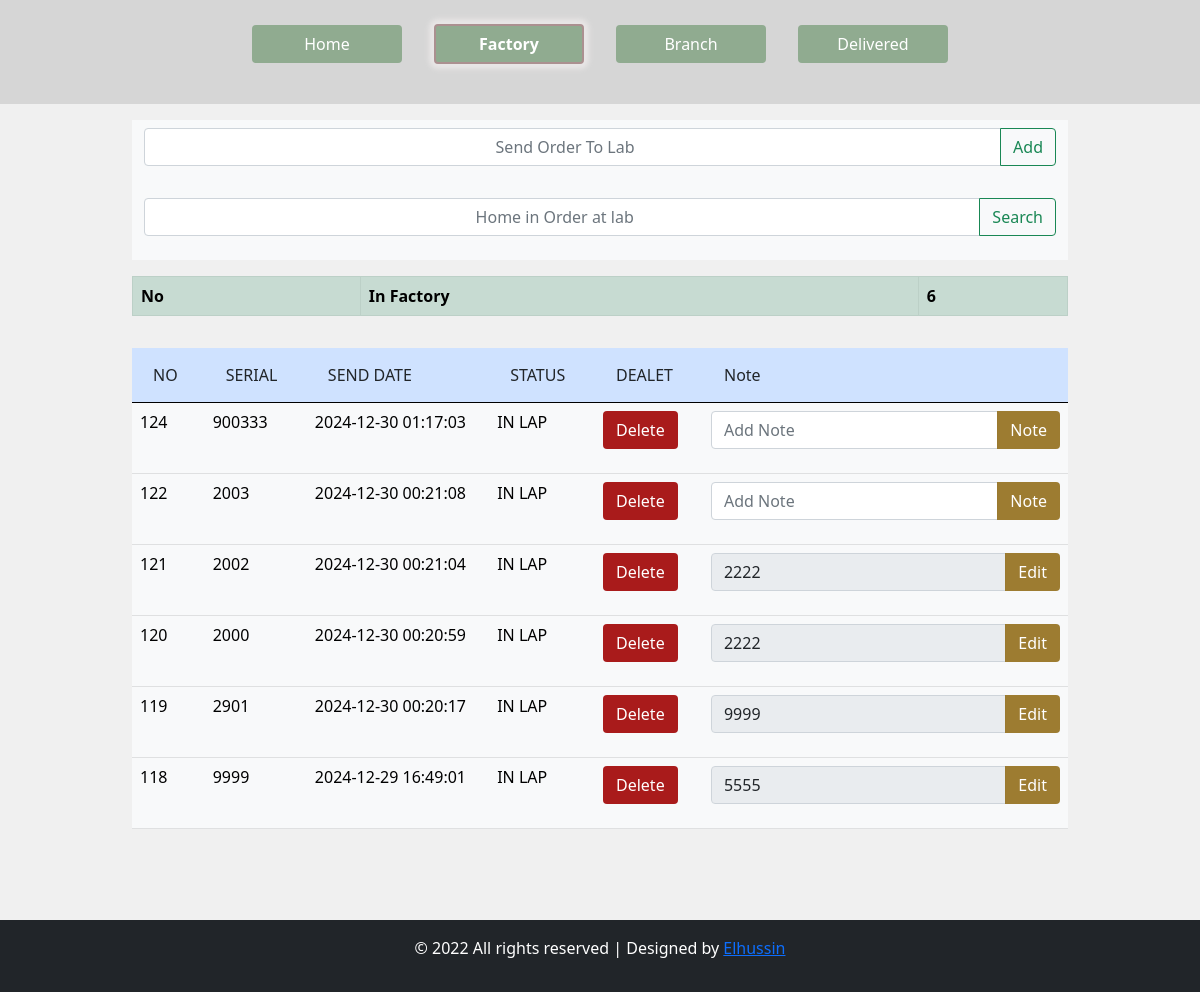
Screenshot of /sendOrder.php with the database file from the repository.
### tables this page shows
CREATE TABLE `shop` (
  `ID` int(20) NOT NULL,
  `NUMBER` int(20) NOT NULL,
  `SEND_DATA` datetime NOT NULL DEFAULT current_timestamp(),
  `RECIVE_DATE` datetime NOT NULL,
  `DONE_DATE` datetime DEFAULT NULL,
  `NOTE` varchar(255) NOT NULL,
  `STATA` varchar(25) NOT NULL
);

### functian.php (the view, shortened to what this page needs)
<?php
 function viewIteam($results, $date) {
     $rows = $results->fetchAll(PDO::FETCH_ASSOC);
     if ($rows && count($rows) > 0) {
         foreach ($rows as $row) {
             echo '<tr class="table-light">
                     <td>' . $row["ID"] . '</td>
                     <td>' . $row["NUMBER"] . '</td>
                     <td>' . $row[$date] . '</td>
                     <td class="table-wrning">' . $row["STATA"] . '</td>
                     <td>
                         <form>
                             <button name="delet" class="btn btn-error" value="' . $row["ID"] . '">Delete</button>
                         </form>
                     </td>
                     <td>';
             if ($row["NOTE"] != null) {
                 echo '<form>
                         <div class="input-group">
                             <input class="form-control" type="text" value="' . $row["NOTE"] . '" readonly >
                             <button name="add" class="btn btn-wern" value="' . $row["ID"] . '">Edit</button>
                         </div>
                       </form>';
             } else {
                 echo '<form>
                         <div class="input-group">
                             <input class="form-control" type="text"  name="note"  placeholder="Add Note" >
                             <button name="add" class="btn btn-wern" value="' . $row["ID"] . '">Note</button>
                         </div>
                       </form>';
             }
             echo '</td></tr>';
         }
     } else {
         echo '<div class="alert alert-warning" role="alert">Not Found</div>';
     }
     echo '</table>';
 }

### nav.php (style rules this page uses)
body { background-color: #f0f0f0; height: 100%; }
.btn-error { background: rgb(169 27 27); color: white; }
.btn-wern { background: rgb(149 113 30 / 91%); color: white; }

### rows the page displays
shop: ID "124", NUMBER "900333", SEND_DATA "2024-12-30 01:17:03", STATA "IN LAP"
shop: ID "122", NUMBER "2003", SEND_DATA "2024-12-30 00:21:08", STATA "IN LAP"
shop: ID "121", NUMBER "2002", SEND_DATA "2024-12-30 00:21:04", STATA "IN LAP", NOTE "2222"
shop: ID "120", NUMBER "2000", SEND_DATA "2024-12-30 00:20:59", STATA "IN LAP", NOTE "2222"
shop: ID "119", NUMBER "2901", SEND_DATA "2024-12-30 00:20:17", STATA "IN LAP", NOTE "9999"
shop: ID "118", NUMBER "9999", SEND_DATA "2024-12-29 16:49:01", STATA "IN LAP", NOTE "5555"

### other values shown
$count "6"
